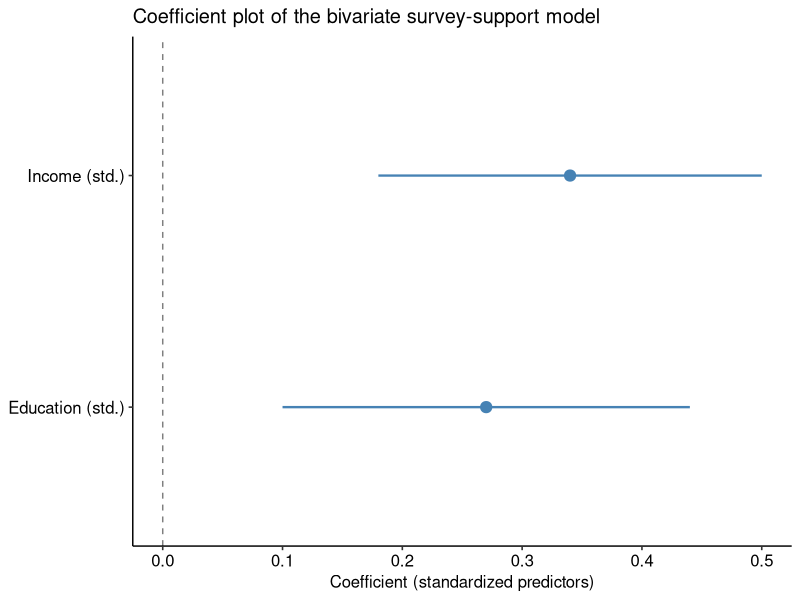

The R script that drew this image:
## ---- chunk 1
#| label: setup
#| include: false
#| eval: true
start_time <- Sys.time()

library(tidyverse) # wrangling and visualization
library(ggpubr) # nice theme

col_1 <- "steelblue"
col_2 <- "#E07B39"
col_3 <- "#7B3F9E"
col_4 <- "goldenrod3"
## ---- chunk 2
#| label: setup-block2
#| include: false
#| eval: true
library(knitr) # tables
library(kableExtra) # nicer table styling

bayes_tbl <- tibble(
  Predictor = c("Intercept", "Income (std.)", "Education (std.)", "$\\sigma$"),
  `Posterior median` = c(5.21, 0.34, 0.27, 1.02),
  `95% CrI` = c("[4.78, 5.65]", "[0.18, 0.50]", "[0.10, 0.44]", "[0.96, 1.09]")
)

freq_tbl <- tibble(
  Predictor = c("Intercept", "Income (std.)", "Education (std.)"),
  Estimate = c("5.20***", "0.34***", "0.27**"),
  `(SE)` = c("(0.22)", "(0.08)", "(0.09)"),
  `t-value` = c(23.64, 4.25, 3.00),
  `p-value` = c("<0.001", "<0.001", "0.003")
)
## ---- chunk 3
#| label: tbl-bayes-demo
#| echo: false
bayes_tbl |>
  kable(align = "lrl", escape = FALSE) |>
  kable_styling(font_size = 16, full_width = TRUE)
## ---- chunk 4
#| label: tbl-freq-demo
#| echo: false
freq_tbl |>
  kable(align = "lrrrr", escape = FALSE) |>
  kable_styling(font_size = 16, full_width = TRUE) |>
  footnote(general = "*** p<0.001, ** p<0.01, * p<0.05", general_title = "")
## ---- chunk 5
#| label: fig-coef-demo
#| echo: false
#| fig-width: 6
#| fig-height: 4
#| dpi: 500
#| fig-cap: "Posterior medians with 95% credible intervals."
coef_demo <- bayes_tbl |>
  filter(Predictor %in% c("Income (std.)", "Education (std.)")) |>
  mutate(
    estimate = `Posterior median`,
    lower = c(0.18, 0.10),
    upper = c(0.50, 0.44)
  )

ggplot(coef_demo, aes(x = estimate, y = Predictor)) +
  geom_vline(xintercept = 0, linetype = "dashed", colour = "grey50") +
  geom_pointrange(
    aes(xmin = lower, xmax = upper),
    colour = col_1,
    linewidth = 0.8,
    size = 0.7
  ) +
  labs(
    title = "Coefficient plot of the bivariate survey-support model",
    x = "Coefficient (standardized predictors)",
    y = NULL
  ) +
  theme_pubr()
## ---- chunk 6
#| label: session-info
#| eval: true
#| include: false
sessionInfo()
## ---- chunk 7
#| label: exec-time
#| eval: true
#| include: false
Sys.time() - start_time
